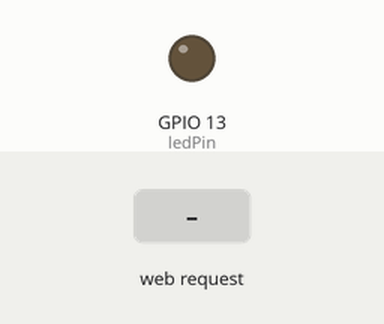
Simulated run of this sketch. Board: ESP8266 (NodeMCU). On the bench: output pins drawn as LEDs (lit = HIGH). The test bench sets the inputs (shaded band). WiFi joins after 1.5 s; servers stay silent unless stated; what the sketch prints to the serial monitor is not drawn.

Above: at 2.7 s.
2.8 s: HTTP request GET /LED=ON received
At 3.1 s:
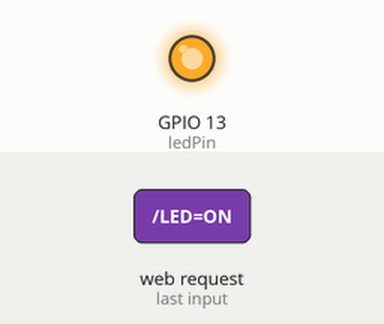
4.3 s: HTTP request GET /LED=OFF received
At 5.4 s:
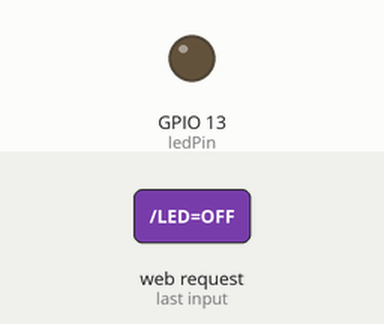
Timing chart, 0 to 7.3 s (numbered marks = the images above; inputs shaded):
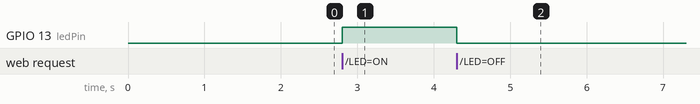

Measured:
- after the input at 2.8 s, GPIO 13 (ledPin): LOW → HIGH at once
- after the input at 4.3 s, GPIO 13 (ledPin): HIGH → LOW at once

The sketch:

ServerWifi.ino
```cpp
#include <ESP8266WiFi.h>

const char* ssid = "Casa";
const char* senha = "";

int ledPin = 13; //corresponde ao pino D7 do nodemcu

WiFiServer server(80);

void setup() {
  Serial.begin(115200);
  delay(10);
  pinMode(ledPin, OUTPUT);
  digitalWrite(ledPin, LOW);
  Serial.print("Conectando a rede:");
  Serial.println(ssid);

  WiFi.begin(ssid, senha);

  while (WiFi.status() != WL_CONNECTED) {
    delay(500);
    Serial.print(".");
  }
  Serial.println("WiFi conectado");

  server.begin();
  Serial.println("Servidor iniciado");

  Serial.print("Use esta URL:");
  Serial.print("http://");
  Serial.print(WiFi.localIP());
  Serial.println("/");
}

void loop() {
  WiFiClient cliente = server.available();
  if (!cliente) {
    return;
  }
  Serial.println("Novo cliente");
  while (!cliente.available()) {
    delay(1);
  }
  String requisicao = cliente.readStringUntil('\r');
  Serial.println(requisicao);
  cliente.flush();

  int status = LOW;
  if (requisicao.indexOf("/LED=ON") != -1) {
    status = HIGH;
    digitalWrite(ledPin, HIGH);
  }
  if (requisicao.indexOf("/LED=OFF") != -1) {
    status = LOW;
    digitalWrite(ledPin, LOW);
  }
  Serial.print("status:");
  Serial.println(status);
  //digitalWrite(ledPin, status);

  cliente.println("HTTP/1.1 200 OK");
  cliente.println("Content-Type:text/html");
  cliente.println("");
  cliente.println("<!DOCTYPE HTML>");

  cliente.println("<html>");
  cliente.println("<br><br>");
  cliente.println("<a href=\"/LED=ON\"\"> <button> Ligar </button></a>");
  cliente.println("<a href=\"/LED=OFF\"\"> <button> Desligar </button></a><br/>");
  cliente.println("</html>");
  delay(1);
}
```
